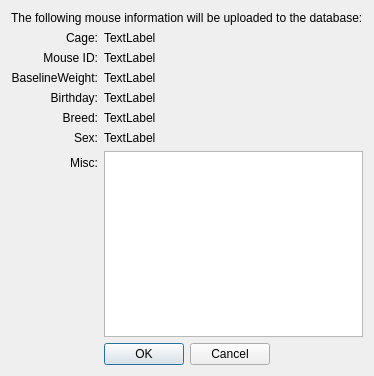
<?xml version="1.0" encoding="UTF-8"?>
<ui version="4.0">
 <class>NewMouseConfirm</class>
 <widget class="QDialog" name="NewMouseConfirm">
  <property name="enabled">
   <bool>true</bool>
  </property>
  <property name="geometry">
   <rect>
    <x>0</x>
    <y>0</y>
    <width>337</width>
    <height>376</height>
   </rect>
  </property>
  <property name="sizePolicy">
   <sizepolicy hsizetype="Preferred" vsizetype="Expanding">
    <horstretch>0</horstretch>
    <verstretch>0</verstretch>
   </sizepolicy>
  </property>
  <property name="windowTitle">
   <string>Confirmation</string>
  </property>
  <property name="modal">
   <bool>true</bool>
  </property>
  <layout class="QVBoxLayout" name="verticalLayout">
   <item>
    <layout class="QFormLayout" name="formLayout">
     <property name="labelAlignment">
      <set>Qt::AlignRight|Qt::AlignTrailing|Qt::AlignVCenter</set>
     </property>
     <item row="0" column="0" colspan="2">
      <widget class="QLabel" name="confirmationLabel">
       <property name="text">
        <string>The following mouse information will be uploaded to the database:</string>
       </property>
       <property name="wordWrap">
        <bool>false</bool>
       </property>
      </widget>
     </item>
     <item row="1" column="0">
      <widget class="QLabel" name="cageLabel">
       <property name="text">
        <string>Cage:</string>
       </property>
       <property name="alignment">
        <set>Qt::AlignRight|Qt::AlignTrailing|Qt::AlignVCenter</set>
       </property>
      </widget>
     </item>
     <item row="1" column="1">
      <widget class="QLabel" name="cageLabel2">
       <property name="text">
        <string>TextLabel</string>
       </property>
      </widget>
     </item>
     <item row="2" column="0">
      <widget class="QLabel" name="mouseIdLabel">
       <property name="text">
        <string>Mouse ID:</string>
       </property>
       <property name="alignment">
        <set>Qt::AlignRight|Qt::AlignTrailing|Qt::AlignVCenter</set>
       </property>
      </widget>
     </item>
     <item row="2" column="1">
      <widget class="QLabel" name="mouseIdLabel2">
       <property name="text">
        <string>TextLabel</string>
       </property>
      </widget>
     </item>
     <item row="3" column="0">
      <widget class="QLabel" name="weightLabel">
       <property name="text">
        <string>BaselineWeight:</string>
       </property>
       <property name="alignment">
        <set>Qt::AlignRight|Qt::AlignTrailing|Qt::AlignVCenter</set>
       </property>
      </widget>
     </item>
     <item row="3" column="1">
      <widget class="QLabel" name="weightLabel2">
       <property name="text">
        <string>TextLabel</string>
       </property>
      </widget>
     </item>
     <item row="4" column="0">
      <widget class="QLabel" name="birthdayLabel">
       <property name="text">
        <string>Birthday:</string>
       </property>
       <property name="alignment">
        <set>Qt::AlignRight|Qt::AlignTrailing|Qt::AlignVCenter</set>
       </property>
      </widget>
     </item>
     <item row="4" column="1">
      <widget class="QLabel" name="birthdayLabel2">
       <property name="text">
        <string>TextLabel</string>
       </property>
      </widget>
     </item>
     <item row="5" column="0">
      <widget class="QLabel" name="breedLabel">
       <property name="text">
        <string>Breed:</string>
       </property>
       <property name="alignment">
        <set>Qt::AlignRight|Qt::AlignTrailing|Qt::AlignVCenter</set>
       </property>
      </widget>
     </item>
     <item row="5" column="1">
      <widget class="QLabel" name="breedLabel2">
       <property name="text">
        <string>TextLabel</string>
       </property>
      </widget>
     </item>
     <item row="6" column="0">
      <widget class="QLabel" name="sexLabel">
       <property name="text">
        <string>Sex:</string>
       </property>
       <property name="alignment">
        <set>Qt::AlignRight|Qt::AlignTrailing|Qt::AlignVCenter</set>
       </property>
      </widget>
     </item>
     <item row="6" column="1">
      <widget class="QLabel" name="sexLabel2">
       <property name="text">
        <string>TextLabel</string>
       </property>
      </widget>
     </item>
     <item row="7" column="0">
      <widget class="QLabel" name="miscLabel">
       <property name="text">
        <string>Misc:</string>
       </property>
       <property name="alignment">
        <set>Qt::AlignRight|Qt::AlignTrailing|Qt::AlignVCenter</set>
       </property>
      </widget>
     </item>
     <item row="7" column="1">
      <widget class="QTextBrowser" name="miscTextBrowser"/>
     </item>
    </layout>
   </item>
   <item>
    <widget class="QDialogButtonBox" name="confirmation_button_box">
     <property name="sizePolicy">
      <sizepolicy hsizetype="Preferred" vsizetype="Fixed">
       <horstretch>0</horstretch>
       <verstretch>0</verstretch>
      </sizepolicy>
     </property>
     <property name="orientation">
      <enum>Qt::Horizontal</enum>
     </property>
     <property name="standardButtons">
      <set>QDialogButtonBox::Cancel|QDialogButtonBox::Ok</set>
     </property>
     <property name="centerButtons">
      <bool>true</bool>
     </property>
    </widget>
   </item>
  </layout>
 </widget>
 <resources/>
 <connections/>
</ui>
